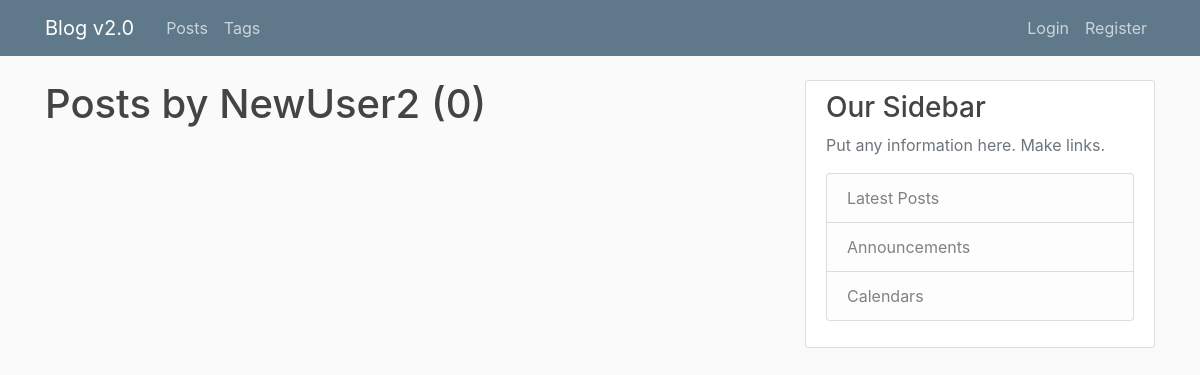
Page /user/NewUser2 on the earlier database version.
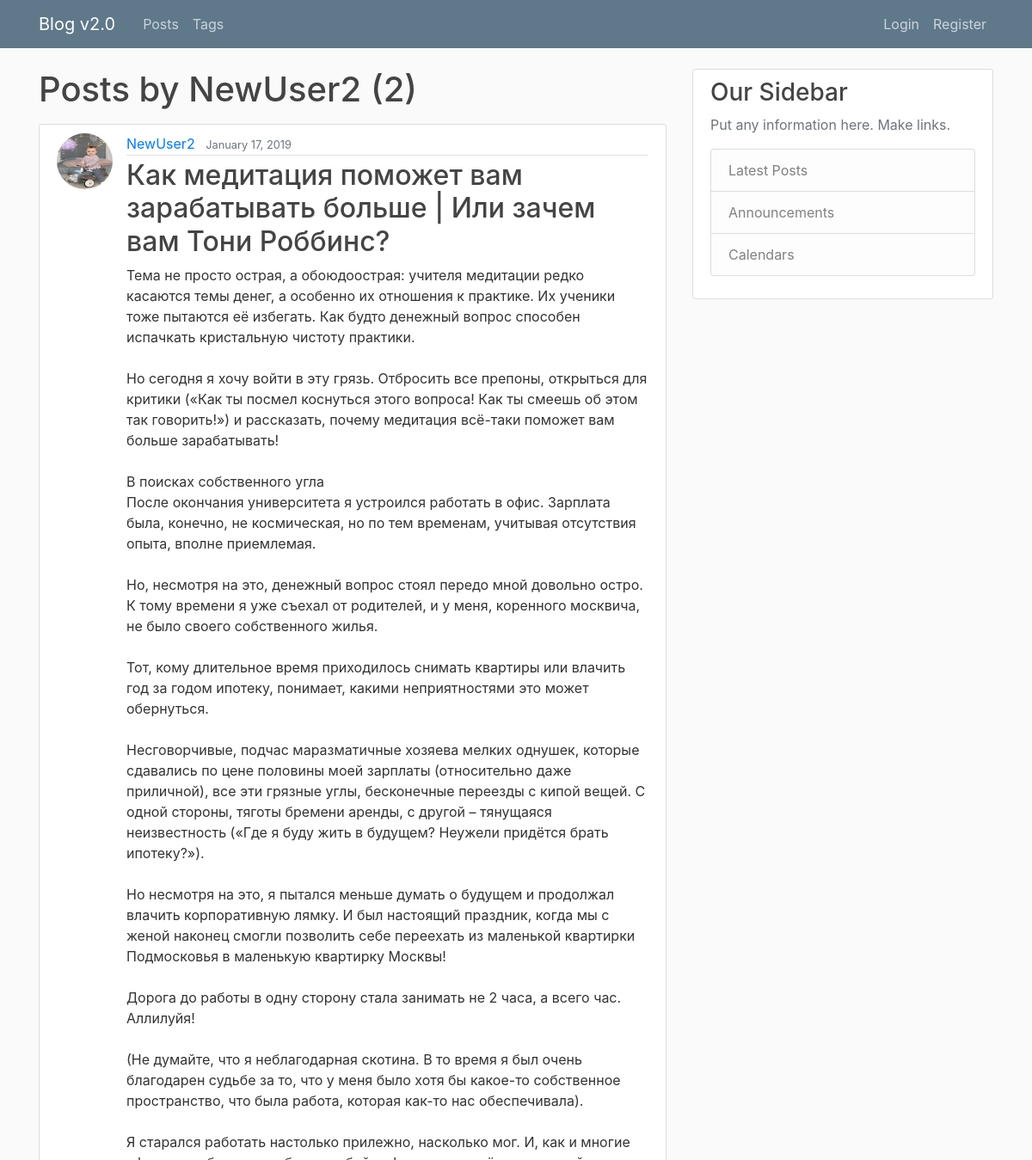
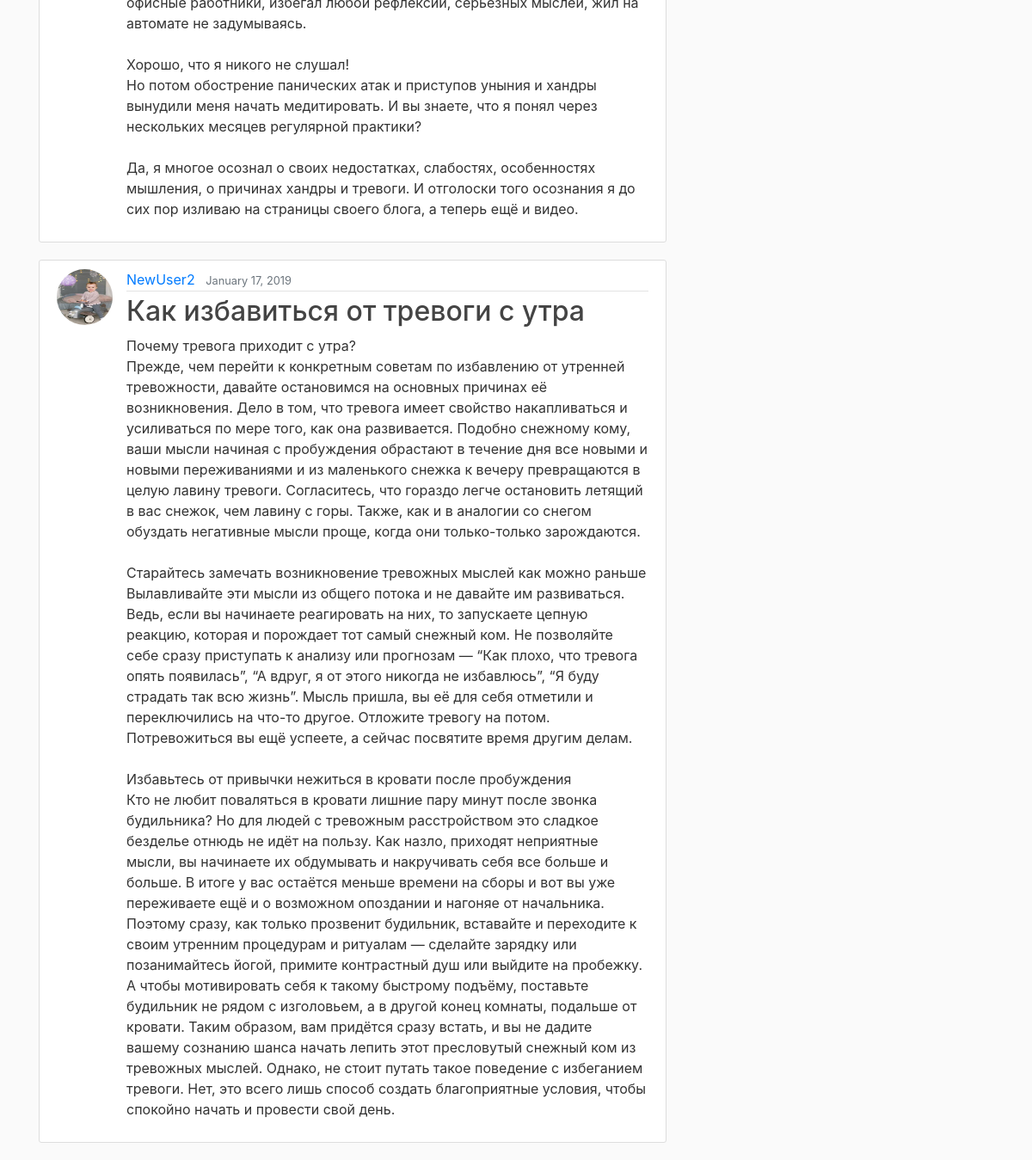
Same page on the later database version (2 pictures, top to bottom).
### blog/models.py (models this page shows, shortened)
class Post(models.Model):
	title = models.CharField(max_length = 150, unique = True)
	slug = models.SlugField(max_length = 150, unique = True, blank = True)
	content = models.TextField()
	date_posted = models.DateTimeField(default = timezone.now)
	author = models.ForeignKey(User, on_delete = models.CASCADE)
	tags = models.ManyToManyField('Tag', blank = True, related_name = 'posts')
	class Meta:
		ordering = ('-date_posted',)

### users/models.py (models this page shows, shortened)
class Profile(models.Model):
	user = models.OneToOneField(User, on_delete = models.CASCADE)
	image = models.ImageField(default = 'default.jpg', upload_to = save_image_path)

### blog/views.py (the view)
# urls.py: path('user/<str:username>', UserPostListView.as_view(), name = 'user-posts'),
class UserPostListView(ListView):
	model = Post
	template_name = 'blog/user_posts.html'
	context_object_name = 'posts'
	paginate_by = 10
	def get_queryset(self):
		user = get_object_or_404(User, username=self.kwargs.get('username'))
		return Post.objects.filter(author = user)

### blog/templates/blog/user_posts.html (shortened to what this page needs)
{% extends 'blog/base.html' %}
{% block content %}
	<h1 class = 'mb-3'>Posts by {{ view.kwargs.username }} ({{ page_obj.paginator.count }})</h1>
	{% for post in posts %}
	<article class="media content-section">
	  <img src="{{ post.author.profile.image.url }}" class = 'rounded-circle article-img'>
	  <div class="media-body">
	    <div class="article-metadata">
	      <a class="mr-2" href="{% url 'user-posts' post.author.username %}">{{ post.author }}</a>
	      <small class="text-muted">{{ post.date_posted|date:'F d, Y' }}</small>
	    </div>
	    <h2><a class="article-title" href="{% url 'post-detail' post.id %}">{{ post.title }}</a></h2>
	    <p class="article-content">{{ post.content }}</p>
	  </div>
	</article>
	{% endfor %}
{% endblock %}

Differences in the rows shown:
now on this page (row edited): Post: author.profile.image (placeholder picture), author "NewUser2", date_posted "January 17, 2019", title "Как медитация поможет вам зарабатывать больше | Или зачем вам Тони Роббинс?", content "Тема не просто острая, а обоюдоострая: учителя медитации редко касаются темы денег, а особенно их отношения к практике. Их ученики тоже пытаются её избегать. Как будто денежный вопрос способен испачкать кристальную чистоту практики. Но сегодня я хочу войти в эту грязь. Отбросить все препоны, открыться для критики («Как ты посмел коснуться этого вопроса! Как ты смеешь об этом так говорить!») и рассказать, почему медитация всё-таки поможет вам больше зарабатывать! В поисках собственного угла После окончания университета я устроился работать в офис. Зарплата была, конечно, не космическая, но по тем временам, учитывая отсутствия опыта, вполне приемлемая. Но, несмотря на это, денежный вопрос…"
now on this page (row edited): Post: author.profile.image (placeholder picture), author "NewUser2", date_posted "January 17, 2019", title "Как избавиться от тревоги с утра", content "Почему тревога приходит с утра? Прежде, чем перейти к конкретным советам по избавлению от утренней тревожности, давайте остановимся на основных причинах её возникновения. Дело в том, что тревога имеет свойство накапливаться и усиливаться по мере того, как она развивается. Подобно снежному кому, ваши мысли начиная с пробуждения обрастают в течение дня все новыми и новыми переживаниями и из маленького снежка к вечеру превращаются в целую лавину тревоги. Согласитесь, что гораздо легче остановить летящий в вас снежок, чем лавину с горы. Также, как и в аналогии со снегом обуздать негативные мысли проще, когда они только-только зарождаются. Старайтесь замечать возникновение тревожных мыслей как…"
Other differences:
{{ page_obj.paginator.count }}: "0" → "2"
